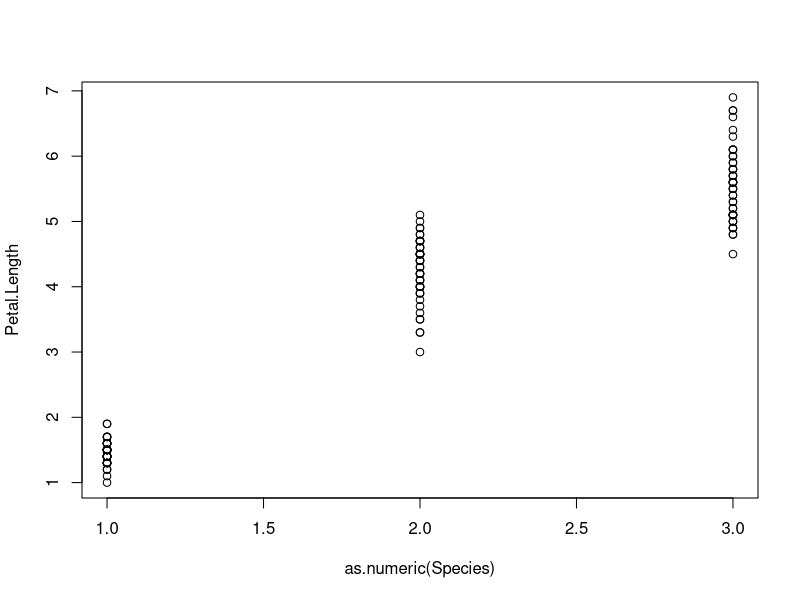
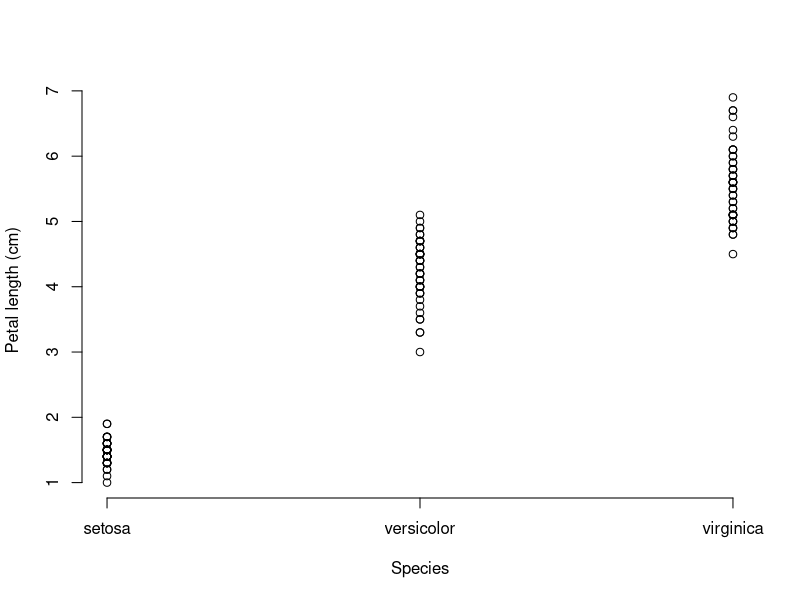
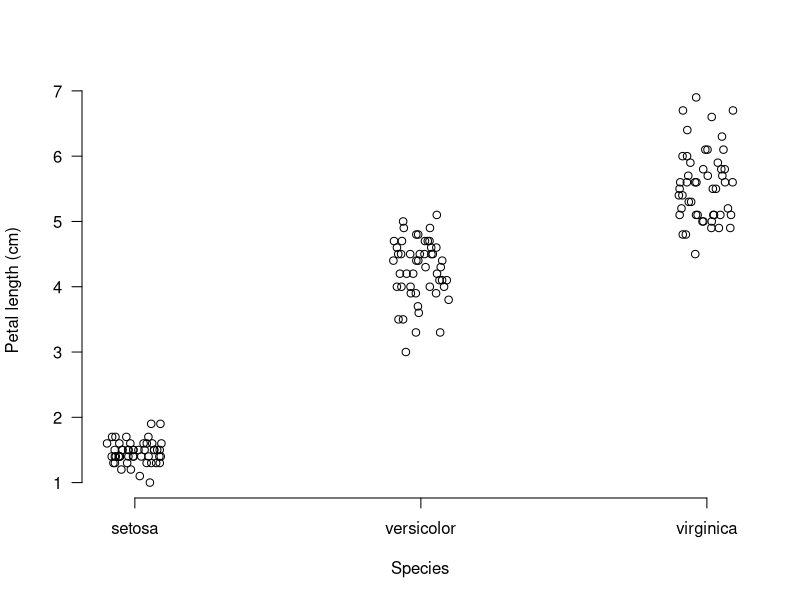
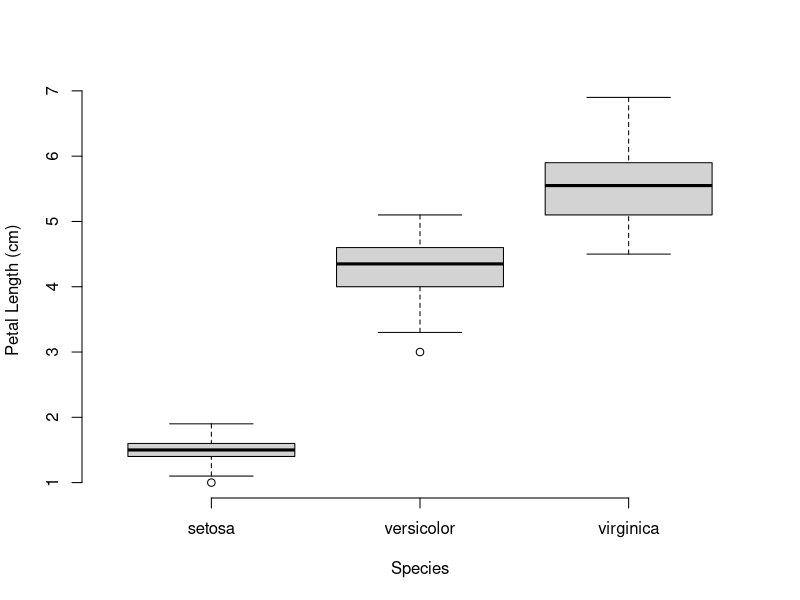
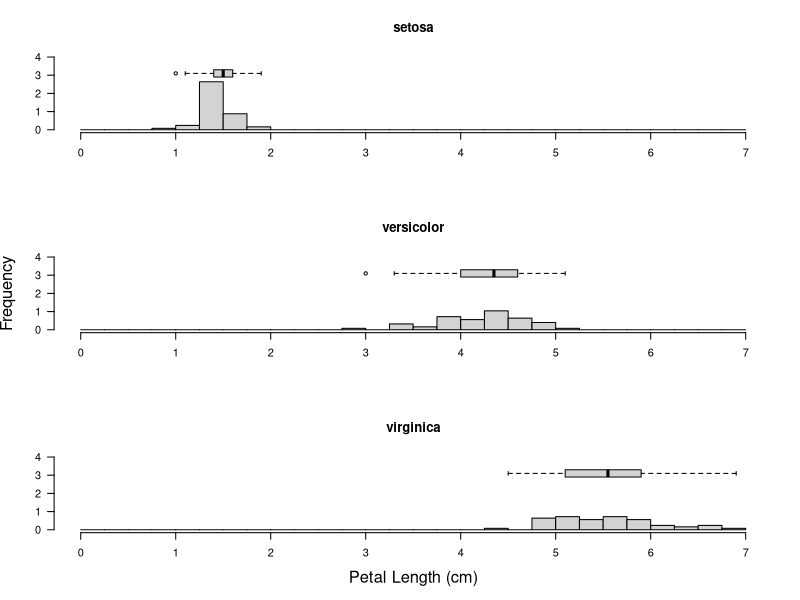

These charts were generated, in order, by the following R code:
## ---- chunk 1
# remove (almost) all objects currently held in the R environment
rm(list=ls()) 
## ---- chunk 2

data("iris")

plot(Petal.Length ~ as.numeric(Species), data = iris, type = "p")

## ---- chunk 3
plot(Petal.Length ~ as.numeric(Species), data = iris, type = "p", axes = FALSE,
     xlab = "Species", ylab = "Petal length (cm)")
axis(1, at = 1:3, levels(iris$Species))
axis(2)

## ---- chunk 4
plot(Petal.Length ~ jitter(as.numeric(Species), amount = 0.1), 
     data = iris, type = "p", axes = FALSE, 
     xlab = "Species", ylab = "Petal length (cm)")
axis(1, at = 1:3, levels(iris$Species))
axis(2, las = 1)
## ---- chunk 5

# hard speciy a 1x1 panel
par(mfrow=c(1,1))

# do our first simple boxplot
boxplot( Petal.Length ~ Species, data = iris,
		ylab = "Petal Length (cm)", xlab = "Species", frame.plot = FALSE)
## ---- chunk 6
par(mfrow = c(3,1)) # specify a 3x1 panel plot

# -------------------------------
# Setosa
hist(iris$Petal.Length[iris$Species=="setosa"], breaks = seq(0, 7, 0.25),
     freq = FALSE, main = "setosa", xlab = "", ylab = "", cex.lab = 1.5, 
     ylim = c(0, 4), las = 1, col = "lightgrey", bty = "L")

boxplot(iris$Petal.Length[iris$Species=="setosa"], at = 3.1, 
        horizontal = T, add = T, axes = FALSE)

# -------------------------------
# Versicolor
hist(iris$Petal.Length[iris$Species=="versicolor"], breaks = seq(0, 7, 0.25),
     freq = FALSE, main="versicolor", xlab="", ylab="Frequency", 
     ylim=c(0, 4), las=1, cex.lab=1.5, col="lightgrey", bty = "L")

boxplot(iris$Petal.Length[iris$Species=="versicolor"], at = 3.1,
        horizontal = T, add = T, axes = FALSE)

# -------------------------------
# Virginica
hist(iris$Petal.Length[iris$Species=="virginica"], breaks = seq(0, 7, 0.25),
     freq = FALSE, main = "virginica", xlab = "Petal Length (cm)", ylab = "", 
     ylim = c(0, 4), las = 1, cex.lab = 1.5, col = "lightgrey", bty = "L")

boxplot(iris$Petal.Length[iris$Species=="virginica"], at = 3.1, 
        horizontal = T, add = T, axes = FALSE)
